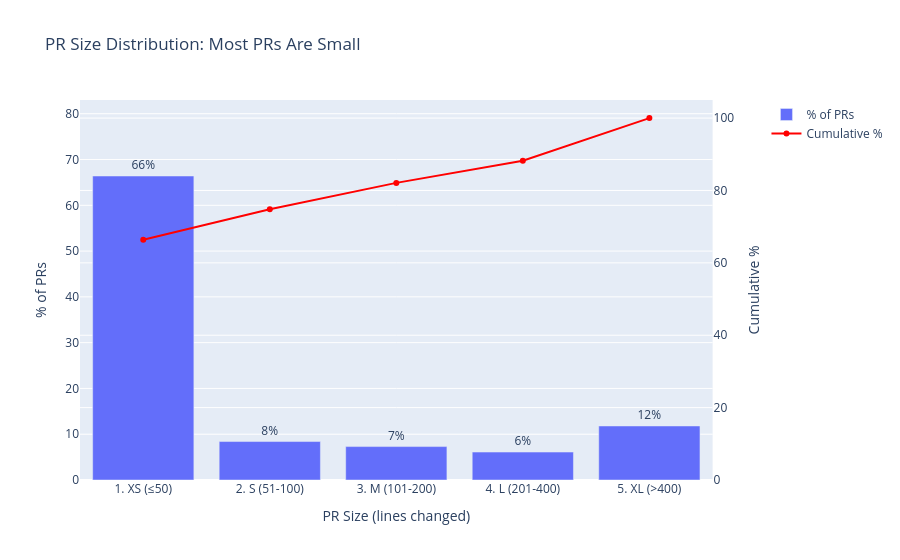

Source (notebook cell):
### Code cell
# Visualize PR size distribution
pct_values = df_size_dist['pct'].astype(float)
cumulative_values = df_size_dist['cumulative_pct'].astype(float)

fig = make_subplots(specs=[[{"secondary_y": True}]])

fig.add_trace(
    go.Bar(x=df_size_dist['size_bucket'], y=pct_values,
           name='% of PRs', text=[f'{x:.0f}%' for x in pct_values],
           textposition='outside'),
    secondary_y=False
)

fig.add_trace(
    go.Scatter(x=df_size_dist['size_bucket'], y=cumulative_values,
               name='Cumulative %', mode='lines+markers', line=dict(color='red')),
    secondary_y=True
)

fig.update_layout(
    title='PR Size Distribution: Most PRs Are Small',
    xaxis_title='PR Size (lines changed)'
)
fig.update_yaxes(title_text='% of PRs', secondary_y=False, range=[0, pct_values.max() * 1.25])
fig.update_yaxes(title_text='Cumulative %', secondary_y=True, range=[0, 105])

fig.show()

# Key insight
xs_pct = float(df_size_dist[df_size_dist['size_bucket'] == '1. XS (≤50)']['pct'].iloc[0])
small_pct = cumulative_values[df_size_dist['size_bucket'] == '2. S (51-100)'].values[0]
print(f"\nThis explains the 16-line median:")
print(f"  {xs_pct:.0f}% of PRs are XS (≤50 lines)")
print(f"  {small_pct:.0f}% are ≤100 lines")

### Figure 1 — Plotly figure (JSON) as saved in the notebook; plotly's stock layout.template omitted (floating-point values rounded to 4 significant figures)
{"data": [{"name": "% of PRs", "text": ["66%", "8%", "7%", "6%", "12%"], "textposition": "outside", "type": "bar", "x": ["1. XS (≤50)", "2. S (51-100)", "3. M (101-200)", "4. L (201-400)", "5. XL (>400)"], "xaxis": "x", "y": [66.4, 8.4, 7.3, 6.1, 11.8], "yaxis": "y"}, {"line": {"color": "red"}, "mode": "lines+markers", "name": "Cumulative %", "type": "scatter", "x": ["1. XS (≤50)", "2. S (51-100)", "3. M (101-200)", "4. L (201-400)", "5. XL (>400)"], "xaxis": "x", "y": [66.4, 74.8, 82.1, 88.2, 100.0], "yaxis": "y2"}], "layout": {"title": {"text": "PR Size Distribution: Most PRs Are Small"}, "xaxis": {"anchor": "y", "domain": [0, 0.94], "title": {"text": "PR Size (lines changed)"}}, "yaxis": {"anchor": "x", "domain": [0, 1], "range": [0, 83], "title": {"text": "% of PRs"}}, "yaxis2": {"anchor": "x", "overlaying": "y", "range": [0, 105], "side": "right", "title": {"text": "Cumulative %"}}}}
